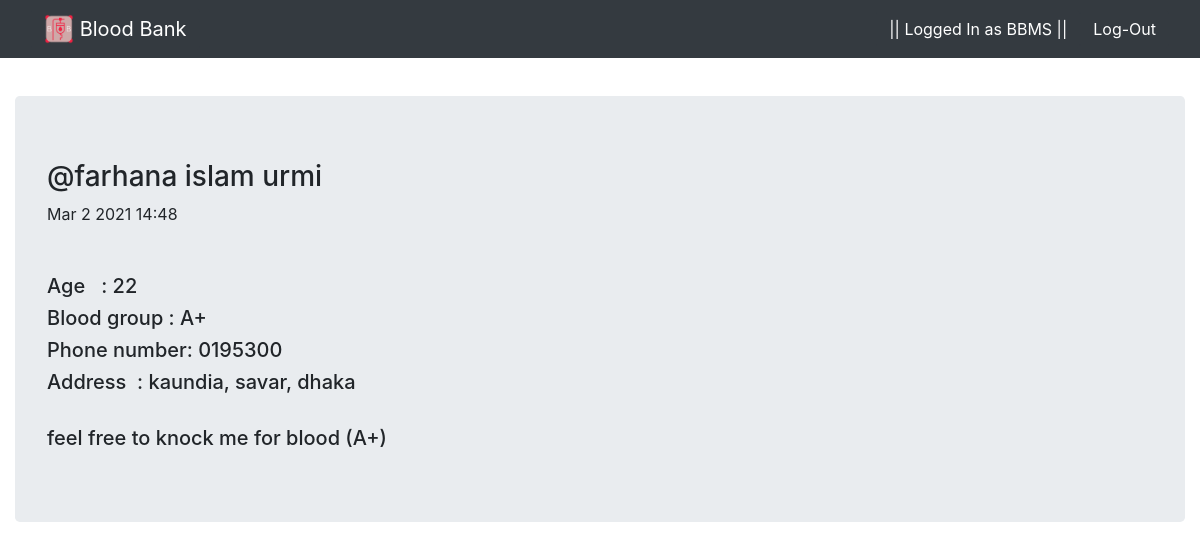
The page /post/dpost/13/ (signed in) on the database its author committed.
### bbpost/models.py (models this page shows, shortened)
class BloodClass2(models.Model):
    blood_group = models.CharField(max_length=3)
    age = models.IntegerField()
    ctime= models.DateTimeField(auto_now_add=True)
    dtime = models.DateTimeField(blank=True, null=True)
    address = models.CharField(max_length=250)
    phone_number = models.CharField(max_length=14)
    user = models.ForeignKey(User,on_delete=models.CASCADE)
    comment = models.TextField(blank=True)

### bbpost/views.py (the view)
# urls.py: path('dpost/<int:d_id>/', views.dpost, name='dpost'),
@login_required
def dpost(request,d_id):
    dd2 = get_object_or_404(BloodClass2, pk=d_id)
    return render(request,'bbpost/dpost.html', {'dd':dd2})

### bbpost/templates/bbpost/dpost.html
{% extends 'bloodbank/base.html' %}
{% block content %}
<div class="jumbotron">
    <div>
    <h3>@{{ dd.user }}</h3><span>
    {{ dd.ctime|date:'M j Y H:i' }}
    </span>
    </div><br><br>
    <h5>Age &nbsp;&nbsp;: {{ dd.age }}</h5>
    <h5>Blood group : {{ dd.blood_group }}</h5>
    <h5>Phone number: {{ dd.phone_number }}</h5>
    <h5>Address &nbsp;: {{ dd.address }}</h5><br>
    <h5>{{ dd.comment }}</h5>
    </div>
{% endblock %}

### bloodbank/templates/bloodbank/base.html (shortened to what this page needs)
{% load static %}
<!DOCTYPE html>
<html lang="en">
<head>
    <link rel="stylesheet" href="{% static 'bloodbank/bootstrap.css' %}">
    <link rel="stylesheet" href="{% static 'bloodbank/testcss.css' %}">
</head>
<body>
    <nav class="navbar navbar-expand-md fixed-top bg-dark navbar-dark">
        <div class="container-fluid">
        <div class="navbar-header">
            <a href="{% url 'home' %}" class="navbar-brand btn btn-dark">
            <img src="{% static 'bloodbank/LogoMakr-1AIuCn.png' %}" width="30" height="30" class="d-inline-block align-top">
            <span>Blood Bank</span>
            </a>
        </div>
        {% if user.is_authenticated %}
        <ul class="navbar-nav">
            <li class="nav-item"><button type="button"  class="btn btn-dark">|| Logged In as {{ user.username }} ||</button></li>
            <li class="nav-item">
                <form method="POST" action="{% url 'logoutuser' %}">
                <button type="submit"  class="btn btn-dark">Log-Out</button>
            </li>
        </ul>
        {% endif %}
    </div>
    </nav>
    <div class="container-fluid">
        <br>
        <br>
        <br>
        <br>
    {% block content %}{% endblock %}
</div>
</body>
</html>

### rows shown on the page
BloodClass2: user "farhana islam urmi", ctime "Mar 2 2021 14:48", age "22", blood_group "A+", phone_number "0195300", address "kaundia, savar, dhaka", comment "feel free to knock me for blood (A+)"

### other values the page prints
{{ user.username }} "BBMS"
